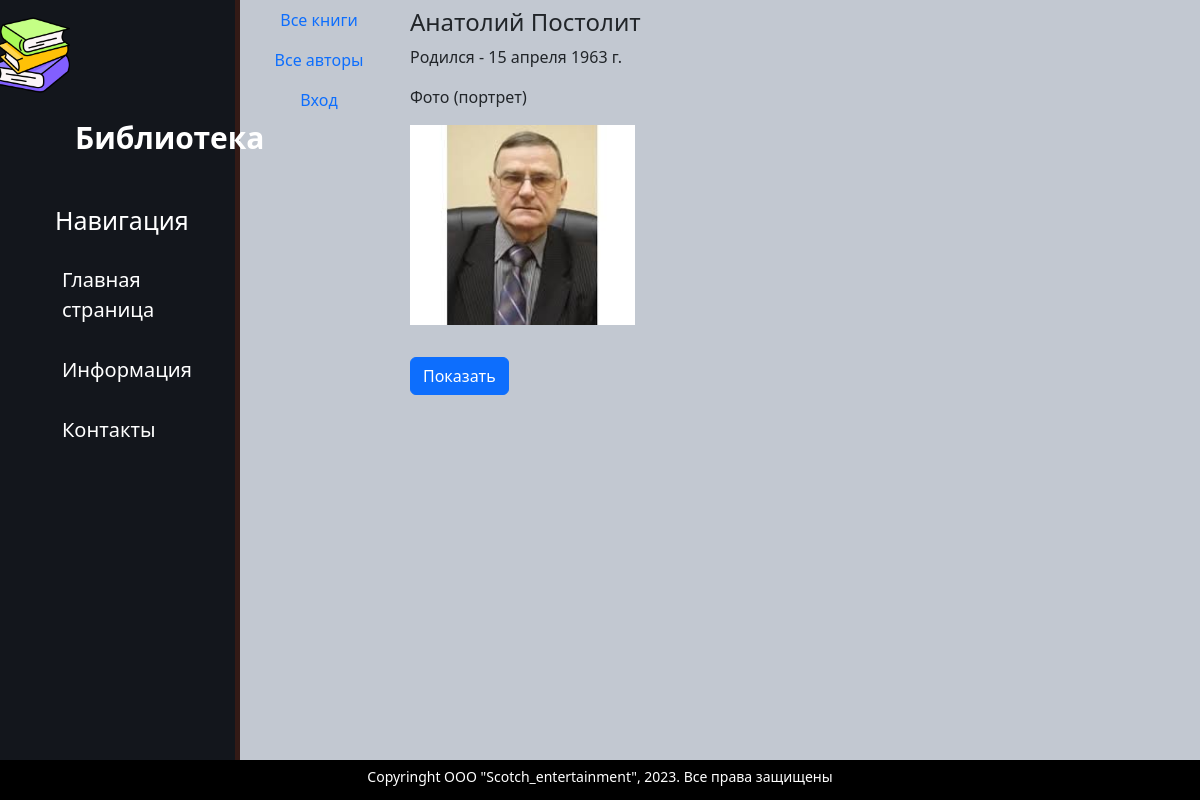
Before: /authors/7/ with the older database file.
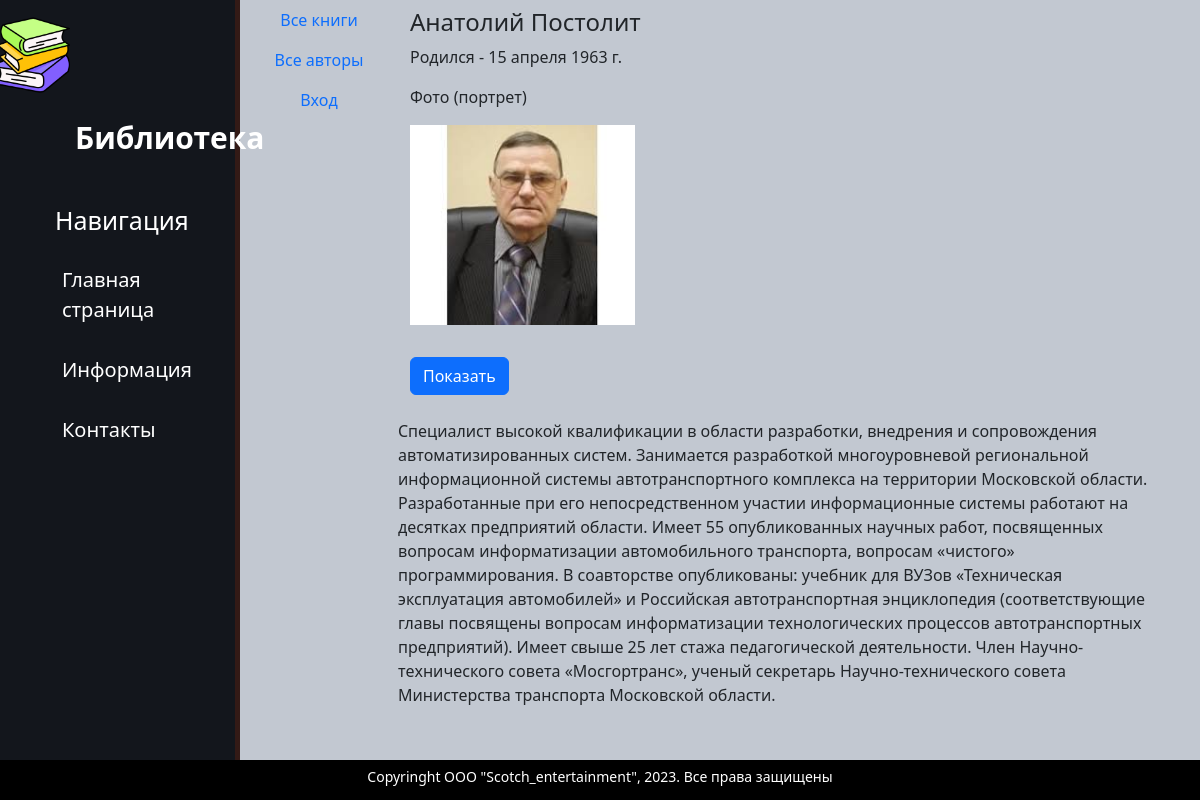
After: the same page with the newer database file.
### catalog/models.py (models this page shows, shortened)
class Author(models.Model):
    first_name = models.CharField(max_length=100,
                                  help_text="Введите имя автора",
                                  verbose_name="Имя автора")
    last_name = models.CharField(max_length=100,
                                 help_text="Введите фамилию автора",
                                 verbose_name="Фамилия автора")
    date_of_birth = models.DateField(
        help_text="Введите дату рождения",
        verbose_name="Дата рождения",
        null=True, blank=True)
    about = models.TextField(help_text="Введите сведения об авторе",
                             verbose_name="Сведения об авторе")
    photo = models.ImageField(upload_to='images',
                              help_text="Введите фото автора",
                              verbose_name="Фото автора",
                              null=True, blank=True)

### catalog/views.py (the view)
# urls.py: path('authors/<int:pk>/', views.AuthorDetailView.as_view(), name='author-detail'),
class AuthorDetailView(DetailView):
    model = Author

### templates/catalog/author_detail.html
{% extends "catalog/base.html" %}
{% block content %}
<div class="container text-start text-#19b7e3">
    <div class="row my-2">
        <h4>{{ object.first_name }} {{ author.last_name }}</h4>
        <p> Родился - {{ author.date_of_birth }}</p>
        <p> Фото (портрет) </p>
        <p><img src="{{ author.photo.url }}" alt="connect" style="max-height:200px"></p>
        <div class="row my-2">
            <div class="col-2 my-2">
                <a href="{{ author.photo.url }}" class="btn btn-primary" target="_blank"> Показать </a>
            </div>
        </div>
        <div class="row my-2">{{ author.about }}</div>
    </div>
</div>
{% endblock %}

Changed rows visible on the page:
changed Author "Анатолий": about (not shown) → "Специалист высокой квалификации в области разработки, внедрения и сопровождения автоматизированных систем. Занимается разработкой многоуровневой региональной информационной системы автотранспортного комплекса на территории Московской области. Разработанные при его непосредственном участии информационные системы работают на десятках предприятий области. Имеет 55 опубликованных научных работ, посвященных вопросам информатизации автомобильного транспорта, вопросам «чистого» программирования. В соавторстве опубликованы: учебник для ВУЗов «Техническая эксплуатация автомобилей» и Российская автотранспортная энциклопедия (соответствующие главы посвящены вопросам информатизации технологических…"
